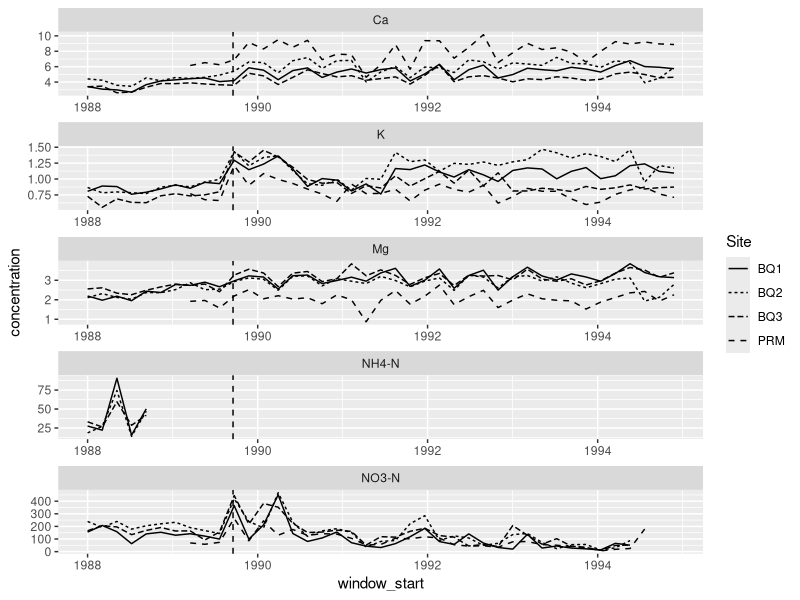

Reproduce this figure in R.
## ---- chunk 1
#| echo: false
#| warning: false

library(tidyverse)
clean_comb_piv <- read_csv("../output/clean_combine_pivot.csv")
ggplot(
  data = clean_comb_piv,
  mapping = aes(
    x = window_start,
    y = concentration,
    linetype = Site
  )
) +
  geom_line() +
  facet_wrap(
    vars(nutrient),
    scales = "free",
    ncol = 1
  ) +
  geom_vline(xintercept = ymd("1989-09-17"), linetype = "dashed")
